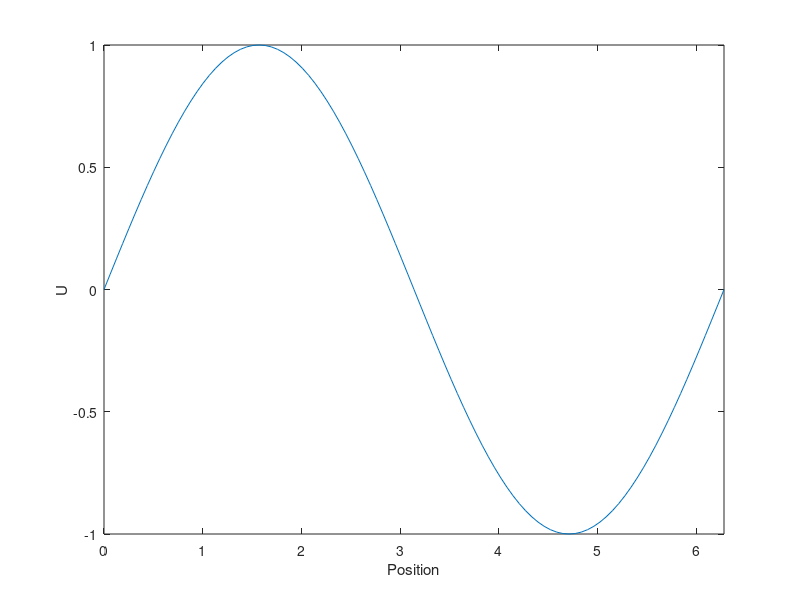

This chart was generated by the following MATLAB code:
% Define the parameters
L = 2*pi;          % Length
T = 3;             % Total time
N = 100;           % Number of spatial grid points
a = 1;             % Wave speed

% Spatial discretization
dx = L/N;

% Stability condition
dt = abs(dx/a)*0.5;

% Number of iterations
M = int32(T/dt);

% Spatial grid
x = linspace(0,L,N+1);

% Initialize the matrix
u = zeros(N+1,1);

% Set the initial condition
u(:,1) = sin(x);
%%

u_old = u;
u_older = u;

% Apply the finite difference method
for i = 1:M
    % Write your finite difference scheme here
    % Don't forget about the boundary conditions
    % And carrying three time levels of the solution





    
end

figure
plot(x,u)
xlabel("Position")
ylabel("U")
ylim([-1 1])
xlim([0 2*pi])
set(gcf,'Position',[400 400 800 380])